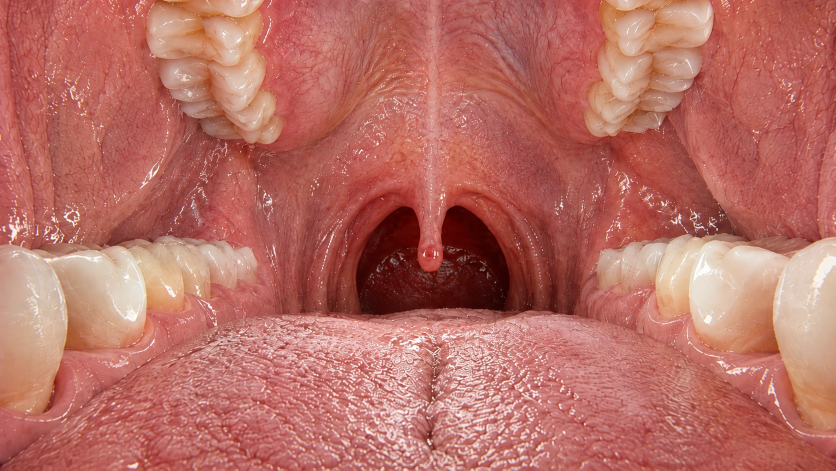
#> input picture assets/mouth-photo.webp, 1672 x 941 px (shown at 1/2 size)
$ python make-photo-dome.py ../../assets/mouth-photo.webp out.png
#> lines starting #> are read from the running program, lines starting #| are printed output that depends on the picture; after the words box and inside, x2 and y2 are one past the last pixel; in counts of white or black regions, pixels touching at a corner belong together
#!/usr/bin/env python3
"""Turn a flat photo into a 360 panorama + depth map for the VR photo dome.

A normal photo only covers a slice of the sphere, and it is flat — which in a
headset reads as wallpaper, because both eyes see the same image and leaning
your head moves nothing. So we emit two files:

1. <output>.jpg — the colour panorama. The photo is projected properly
   (gnomonic / rectilinear) into the forward part of the sphere so it looks
   like a real window rather than a sphere-stretched smear, and the rest of
   the sphere is filled with a mirrored, heavily blurred, darkened version of
   the same photo so turning your head never hits a hard edge.
2. <output>-depth.png — a greyscale depth map in the same projection, which
   the app uses to displace the dome's vertices. That is what turns the
   picture into a place: each eye gets its own view of it, and leaning moves
   the near teeth against the far throat.

The depth estimate is a heuristic tuned for a photo of a cavity: dark and
central reads as deep (the throat), bright or peripheral reads as near (teeth,
lips). It is heavily blurred, because smooth depth displaces cleanly while
sharp depth edges tear the mesh into spikes.

Usage:
    python3 tools/make-photo-dome.py <photo> <output.jpg> [--hfov 120]

Requires Pillow + numpy (dev-only; the app ships just the generated images).
"""

import argparse
import math

import numpy as np
from PIL import Image, ImageFilter

# Depth of the blurred surround, i.e. the value that means "the dome's own
# radius". The app maps 0..1 onto NEAR..FAR around it.
SURROUND_DEPTH = 0.6


def build(photo_path: str, out_path: str, hfov_deg: float, width: int) -> None:
#> called with photo_path = '../../assets/mouth-photo.webp', out_path = 'out.png', hfov_deg = 120, width = 4096
    photo = Image.open(photo_path).convert("RGB")
#> photo is the input picture: PIL image 1672x941 RGB; mean R, G, B 184.3, 109.8, 99.6
    pw, ph = photo.size
#> pw = 1672; ph = 941
    height = width // 2

    hfov = math.radians(hfov_deg)
    # Keep the photo's aspect ratio so nothing is stretched.
    vfov = 2 * math.atan(math.tan(hfov / 2) * ph / pw)
#> vfov = 1.55

    # --- background: mirrored + blurred so the whole sphere is covered -------
    small = photo.resize((48, 27), Image.LANCZOS).filter(ImageFilter.GaussianBlur(6))
    tile = np.asarray(small, dtype=np.float32)
    mirrored = np.concatenate([tile, tile[:, ::-1]], axis=1)          # 2 wide
    mirrored = np.concatenate([mirrored, mirrored], axis=1)           # 4 wide
#> mirrored: shape (27, 192, 3) float32
    mirrored = np.concatenate([mirrored, mirrored[::-1, :]], axis=0)  # 2 tall
#> mirrored: shape (54, 192, 3) float32
    bg = Image.fromarray(mirrored.astype(np.uint8)).resize((width, height), Image.LANCZOS)
    bg = bg.filter(ImageFilter.GaussianBlur(width / 40))
    bg_arr = np.asarray(bg, dtype=np.float32) * 0.6  # dim it: the eye goes to the photo

    # --- foreground: rectilinear projection of the photo --------------------
    lon = (np.linspace(0, width - 1, width, dtype=np.float32) / width - 0.5) * 2 * math.pi
    lat = (0.5 - np.linspace(0, height - 1, height, dtype=np.float32) / height) * math.pi
    lon_g, lat_g = np.meshgrid(lon, lat)

    cos_lat = np.cos(lat_g)
    # Camera forward is -Z, lon 0 / lat 0 is dead ahead.
    dx = np.sin(lon_g) * cos_lat
    dy = np.sin(lat_g)
    dz = -np.cos(lon_g) * cos_lat

    front = dz < -1e-3
    depth = np.where(front, -dz, 1.0)
    # Normalised image plane coords in [-1, 1] across the photo.
    px = (dx / depth) / math.tan(hfov / 2)
    py = (dy / depth) / math.tan(vfov / 2)

    inside = front & (np.abs(px) <= 1) & (np.abs(py) <= 1)
    sx = np.clip(((px + 1) / 2) * (pw - 1), 0, pw - 1)
    sy = np.clip(((1 - py) / 2) * (ph - 1), 0, ph - 1)

    photo_arr = np.asarray(photo, dtype=np.float32)
    fg = bilinear(photo_arr, sx, sy)
#> in bilinear, `y0 = np.floor(sy).astype(np.int32)`:
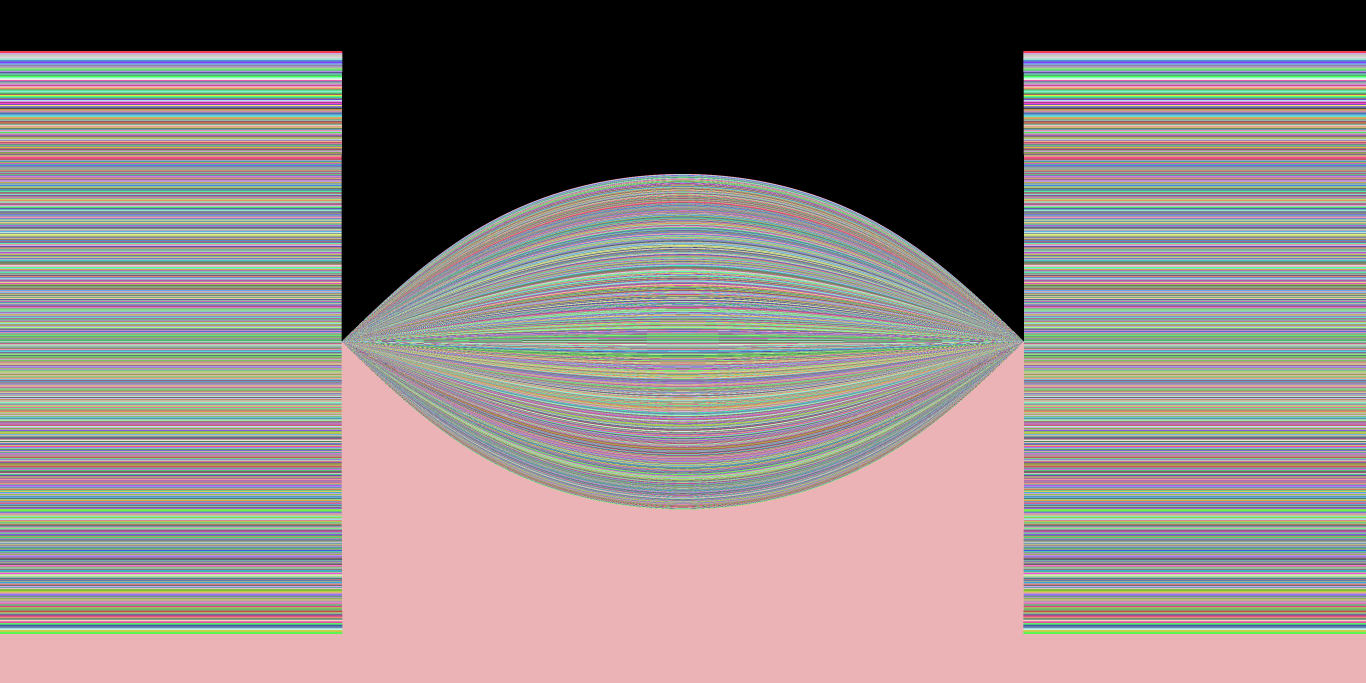
#> y0: shape (2048, 4096) int32 (shown at 1/3 size); 941 distinct labels, from 0 to 940; one colour per label, 0 black
#> in bilinear, `y1 = np.clip(y0 + 1, 0, h - 1)`:
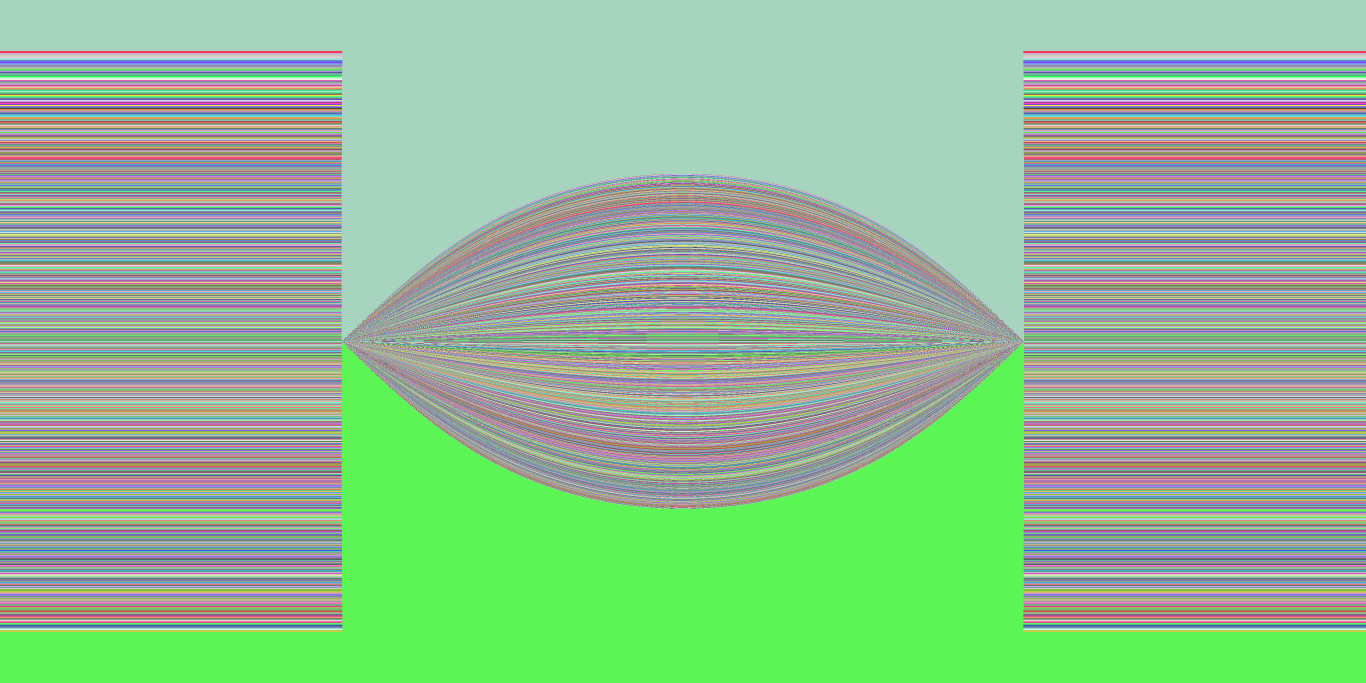
#> y1: shape (2048, 4096) int32 (shown at 1/3 size); 940 distinct labels, from 1 to 940; one colour per label, 0 black

    # Feather the photo's border into the blurred surround (no hard edge).
    edge = np.maximum(np.abs(px), np.abs(py))
    alpha = np.clip((0.95 - edge) / 0.25, 0, 1)
    alpha = np.where(inside, alpha, 0).astype(np.float32)[..., None]
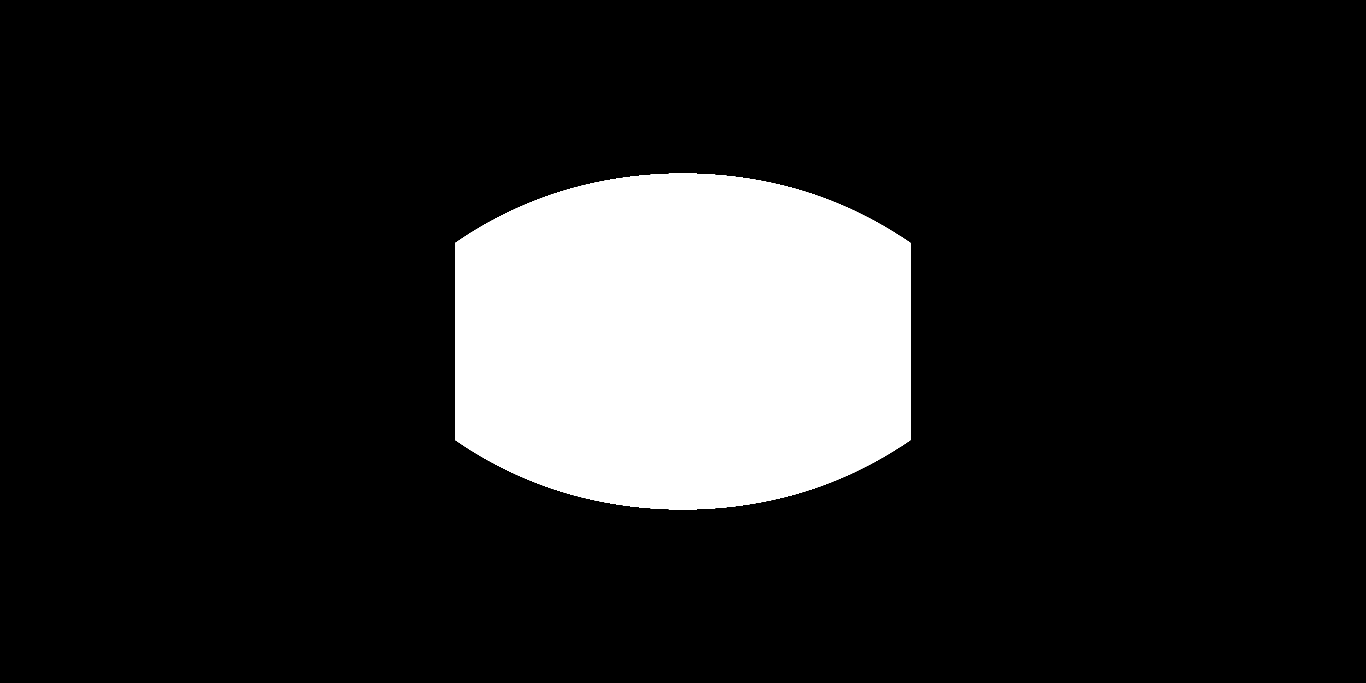
#> inside: shape (2048, 4096) bool (shown at 1/3 size); 14.3% white; 1 white region, box (x1, y1, x2, y2) and area: (1366, 521, 2731, 1528) 1195995

    out = fg * alpha + bg_arr * (1 - alpha)
    Image.fromarray(np.clip(out, 0, 255).astype(np.uint8)).save(
        out_path, quality=88, optimize=True, progressive=True
    )
    print(f"wrote {out_path} ({width}x{height}, hfov {hfov_deg:.0f}°, vfov {math.degrees(vfov):.0f}°)")
#| wrote out.png (4096x2048, hfov 120°, vfov 89°)

    depth_path = out_path.rsplit(".", 1)[0] + "-depth.png"
    write_depth(photo, depth_path, px, py, alpha[..., 0], sx, sy, width, height)


def write_depth(photo, depth_path, px, py, alpha, sx, sy, width, height):
    """Estimate depth for a photo of a cavity and save it in panorama space.

    Two cues, both crude on their own and complementary together:
      * luminance — inside a mouth the light falls off with distance, so dark
        is far (the throat) and bright is near (enamel, wet lip highlights);
      * distance from the centre — the photo looks straight down the axis of
        the cavity, so the middle is the deep end and the rim is closest.
    """
#> called with depth_path = 'out-depth.png', width = 4096, height = 2048
    gray = np.asarray(photo.convert("L").filter(ImageFilter.GaussianBlur(6)), dtype=np.float32) / 255
    lum = bilinear(gray[..., None], sx, sy)[..., 0]

    radial = np.clip(np.sqrt(px ** 2 + py ** 2), 0, 1)  # 0 centre .. 1 rim
    far = np.clip(0.55 * (1 - lum) + 0.55 * (1 - radial), 0, 1)
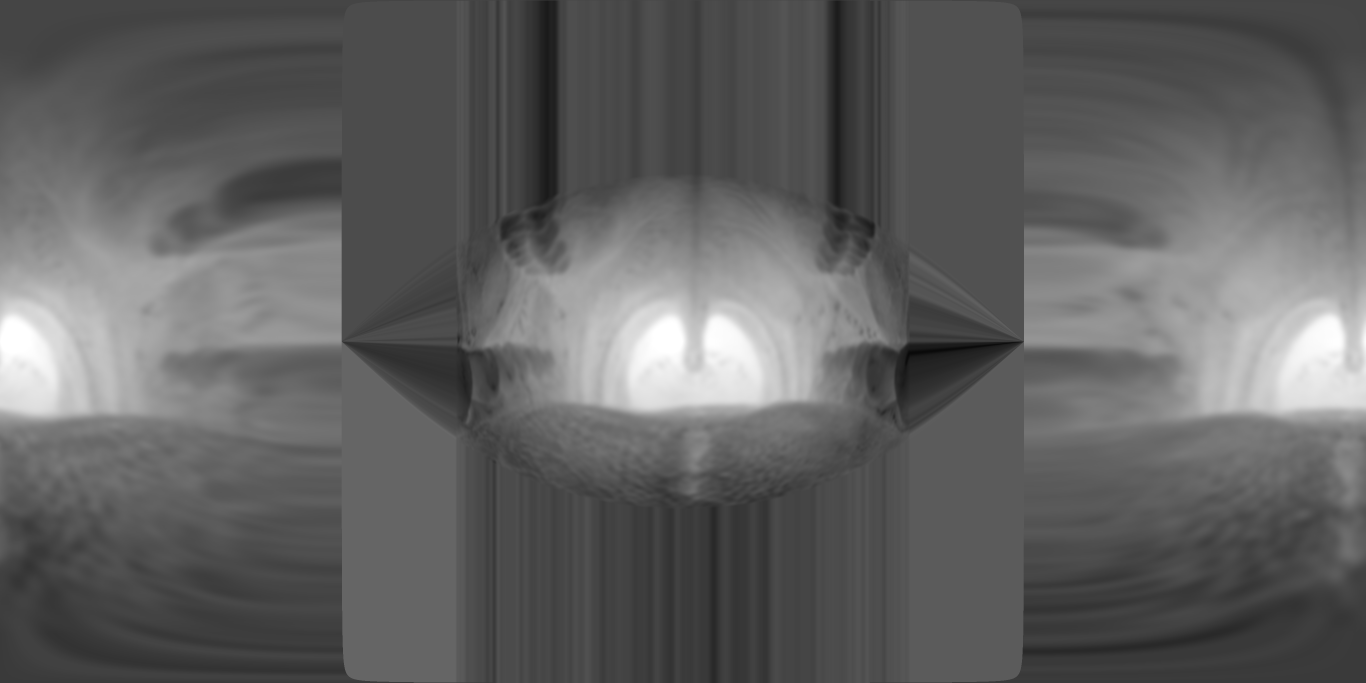
#> far: shape (2048, 4096) float64 (shown at 1/3 size); min 0.038, max 1, mean 0.381

    # Outside the photo, sit at the mid depth the dome radius represents, and
    # cross-fade with the same feather the colour uses so there is no crease.
    far = far * alpha + SURROUND_DEPTH * (1 - alpha)

    img = Image.fromarray((np.clip(far, 0, 1) * 255).astype(np.uint8), mode="L")
    # Depth wants to be smooth, not detailed: every bump here becomes real
    # geometry in the headset. Half resolution + a wide blur keeps the mesh
    # calm and the file small.
    img = img.resize((width // 4, height // 4), Image.LANCZOS)
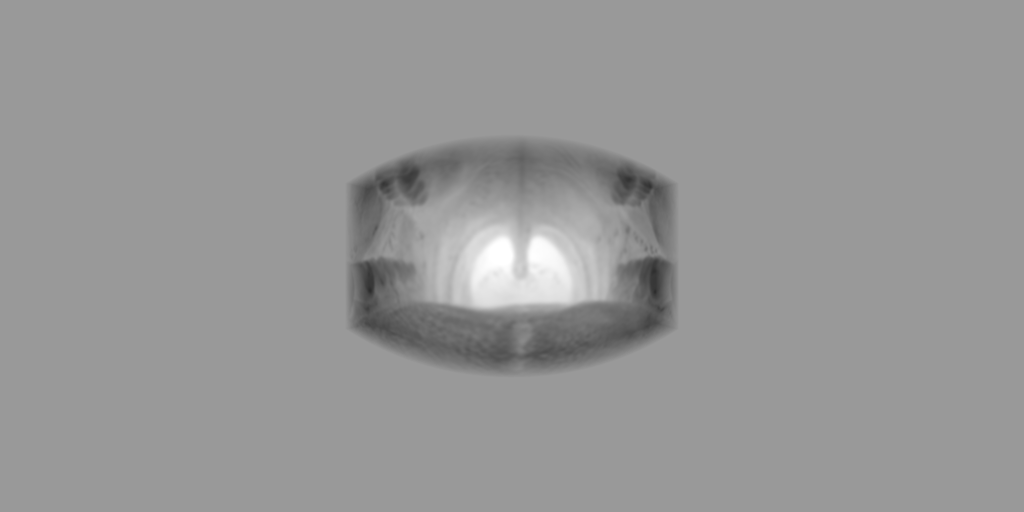
#> img: PIL image 1024x512 L; min 43, max 255, mean 151.2
    img = img.filter(ImageFilter.GaussianBlur(width / 320))
    img.save(depth_path, optimize=True)
    print(f"wrote {depth_path} ({img.width}x{img.height} depth, 0=near 255=far)")
#| wrote out-depth.png (1024x512 depth, 0=near 255=far)


def bilinear(src: np.ndarray, sx: np.ndarray, sy: np.ndarray) -> np.ndarray:
    h, w, _ = src.shape
    x0 = np.floor(sx).astype(np.int32)
    y0 = np.floor(sy).astype(np.int32)
    x1 = np.clip(x0 + 1, 0, w - 1)
    y1 = np.clip(y0 + 1, 0, h - 1)
    fx = (sx - x0)[..., None]
    fy = (sy - y0)[..., None]
    top = src[y0, x0] * (1 - fx) + src[y0, x1] * fx
    bottom = src[y1, x0] * (1 - fx) + src[y1, x1] * fx
    return top * (1 - fy) + bottom * fy


if __name__ == "__main__":
    ap = argparse.ArgumentParser()
    ap.add_argument("photo")
    ap.add_argument("output")
    ap.add_argument("--hfov", type=float, default=120.0, help="horizontal field of view the photo covers")
    ap.add_argument("--width", type=int, default=4096, help="panorama width (height is half)")
    args = ap.parse_args()
    build(args.photo, args.output, args.hfov, args.width)
